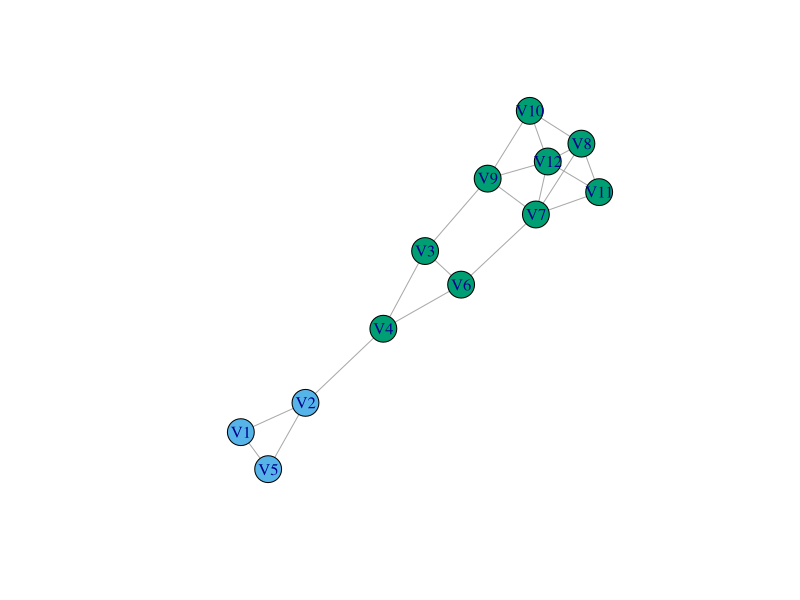

This chart was generated by the following R code:
#EIGEN_VALUES EVALUATION

library(igraph)

#similarity matrix
# S=matrix(0,n,n)
# S[1,]=c(0,1,0,0,0,1,1)
# S[2,]=c(1,0,0,0,0,0,0)
# S[3,]=c(0,0,0,0,1,0,1)
# S[4,]=c(0,0,0,0,1,0,0)
# S[5,]=c(0,0,1,1,0,0,1)
# S[6,]=c(1,0,0,0,0,0,1)
# S[7,]=c(1,0,1,0,1,1,0)

#S=as.matrix(read.csv(file.choose(),header=FALSE))
S=as.matrix(read.csv("SymmetricMatrix.csv",header=FALSE))
n=nrow(S) #nodes

D=matrix(0,n,n)
for(i in 1:n){
    D[i,i]=sum(S[i,])
}
# D[1,1]=sum(S[1,])
# D[2,2]=sum(S[2,])
# D[3,3]=sum(S[3,])
# D[4,4]=sum(S[4,])
# D[5,5]=sum(S[5,])
# D[6,6]=sum(S[6,])
# D[7,7]=sum(S[7,])

L=D-S
print(L)

E=eigen(L,symmetric=T,only.values=F)
EV=E$vectors
#print(E)
print("eigen vector :")
print(EV[,n-1])
c=kmeans(EV[,n-1],2)
#print(c)
cluster=c$cluster
print(1:n)
print(cluster)

g=graph.adjacency(S,mode="undirected")
V(g)$color=cluster+1
# V(g)[V(g)$type == 1]$shape = "square"
# V(g)[V(g)$type == 0]$shape <- "circle"
plot(g)
nodes=1:n
names(nodes)=cluster

#plot(nodes,cluster,col="red",type="p")
#points(cluster,pch=2,col="blue")
# plot(EV[,n-1])
# abline(h=-0.08)
